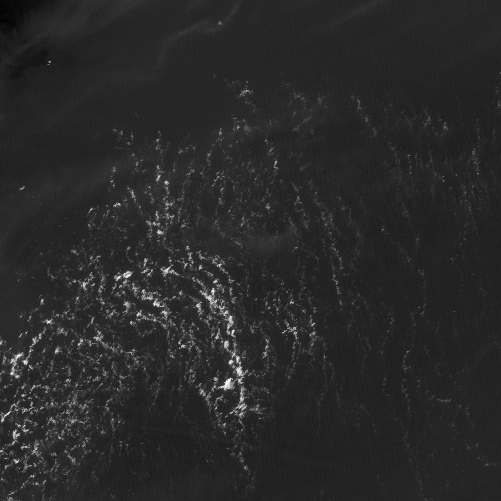
%> input picture Aqua/MODIS_NDVI/2020-06-04-NDVI.tif, 501 x 501 px; its folder holds only this picture in this run
$ octave The_CSLS_model.m   (GNU Octave 9; MATLAB toolbox functions it lacks are replaced by stand-ins)
%> lines starting %> are read from the running program, lines starting %| are printed output that depends on the picture; in (x1, y1, x2, y2) boxes, pixels count from 0 and x2, y2 are one past the last pixel; in counts of white or black regions, pixels touching at a corner belong together; the program's own positions count from 1
### CSLS.m
function [phi,D_alpha,D_beta,sigma] = CSLS(phi,epsilon,I,F_rho,G_rho,D_alpha,D_beta,sigma,timestep_T,k)
%========================================================
% Iterations of the level set function
% _______________________________________________________
% Input parameter
% phi: level set function
% epsilon: constant value
% I:input image
% F_rho: constant function
% G_rho: gaussian kernel function
% D_alpha: deformation of neighborhood characterization term
% D_beta: deformation of edge preservation term
% sigma: intensity deviation of neighborhood characterization term
% timestep_T: time step of level set iteration
% k: empirical scaling parameter
%
% M: two-dimension membership function
% C_alpha: clean image of neighborhood characterization term
% C_beta: clean image of edge preservation term
%
%Author. Meng Dongdong
%     Department of Physics
%     Ocean University of China,College of Information S&E
%     Qingdao.China
%Version:1.0 Data: May 2.2019
%========================================================
M = update_M(phi,epsilon);

C_alpha = update_C(I,F_rho,M,D_alpha);
C_beta  = update_C(I,G_rho,M,D_beta);

D_alpha = update_Dalpha(I,F_rho,M,C_alpha,sigma);
D_beta  = update_Dbeta(I,G_rho,M,C_beta);

sigma = update_sigma(I,D_alpha,F_rho,C_alpha,M);

e = update_e(I,F_rho,G_rho,sigma,D_alpha,D_beta,C_alpha,C_beta,k);
phi = update_phi(phi,e,timestep_T,epsilon);

%--------Update the clean image J----------------
function C = update_C(I,K,M,D)
[row,col,dim] = size(M);
for i = 1:dim
    Top = conv2(D,K,'same').*I.*M(:,:,i);
    Bottom = conv2(D.^2,K,'same').*M(:,:,i);
    de = sum(sum(Bottom));
    de = de+(de==0)*eps;
    C(1:row,1:col,i) = sum(sum(Top))/de;         % Eq.(17)
end

%--------Update the deformation D_alpha----------------
function Dalpha = update_Dalpha(I,K,M,C,sigma)
[row,col,dim] = size(M);
J1 = zeros(row,col);
J2 = J1;
for i = 1:dim
    csi  = C(:,:,i)./sigma(:,:,i);
    c2si = C(:,:,i).^2./sigma(:,:,i);
    J1 = J1 + conv2(I.*M(:,:,i),K,'same').*csi;
    J2 = J2 + conv2(M(:,:,i),K,'same').*c2si;
end
Dalpha = J1./(J2+(J2==0).*eps);                    % Eq.(19)

%--------Update the deformation D_beta----------------
function Dbeta = update_Dbeta(I,G,M,C)
[row,col,dim] = size(M);
J1 = zeros(row,col);
J2 = J1;
for i = 1:dim
    csi  = C(:,:,i);
    c2si = C(:,:,i).^2;
    J1 = J1 + conv2(I.*M(:,:,i),G,'same').*csi;
    J2 = J2 + conv2(M(:,:,i),G,'same').*c2si;
end
Dbeta = J1./(J2+(J2==0).*eps);                     % Eq.(19)

%--------Update the intensity deviation sigma----------------
function sigma = update_sigma(I,D,F,C,M)
[row,col,dim] = size(C);
I2 = I.^2;
for i = 1:dim
    MI1F = conv2(M(:,:,i).*I2,F,'same');
    DC = D.*(C(:,:,i));
    DCMIF = -2*DC.*conv2(M(:,:,i).*I,F,'same');
    DC2MF = DC.^2.*conv2(M(:,:,i),F,'same');
    Top = sum(sum(MI1F+DCMIF+DC2MF));
    Buttom = conv2(M(:,:,i),F,'same');
    de =  sum(sum(Buttom));
    de  = de + (de==0)*eps;
    sigma(1:row,1:col,i) = Top/de;                 % Eq.(21)
end

%--------Update the intermediate level set function----------------
function phi = update_phi(phi,e,timestep_T,epsilon)
phi = NeumannBoundCond(phi);
DiracF = Dirac(phi,epsilon);
F = e(:,:,2)-e(:,:,1);
phi = phi + timestep_T*(F.*DiracF);                      % Eq.(22)

function e = update_e(I,F_rho,G_rho,sigma,D_alpha,D_beta,C_alpha,C_beta,k)
[row,col,dim] = size(sigma);
sigma = sqrt(sigma);
for i = 1:dim
    E_nc1 = I.^2.*conv2(1./(sigma(:,:,i).^2),F_rho,'same');
    E_nc2 = -2*C_alpha(:,:,i).*I.*conv2(D_alpha./(sigma(:,:,i).^2),F_rho,'same');
    E_nc3 = C_alpha(:,:,i).^2.*conv2(D_alpha.^2./(sigma(:,:,i).^2),F_rho,'same');
    E_ep1 = I.^2.*conv2(1,G_rho,'same');
    E_ep2 = -2*C_beta(:,:,i).*I.*conv2(D_beta,G_rho,'same');
    E_ep3 = C_beta(:,:,i).^2.*conv2(D_beta.^2,G_rho,'same');
    e(:,:,i) = conv2(log(sigma(:,:,i)),F_rho,'same')+...
        (E_nc1+E_nc2+E_nc3)./2+k*(E_ep1+E_ep2+E_ep3);   % Eq.(23)
end
%--------Neumann boundary condition----------------
function g = NeumannBoundCond(f)
[nrow,ncol] = size(f);
g = f;
g([1 nrow],[1 ncol]) = g([3 nrow-2],[3 ncol-2]);
g([1 nrow],2:end-1)  = g([3 nrow-2],2:end-1);
g(2:end-1,[1 ncol])  = g(2:end-1,[3 ncol-2]);

%--------Heaviside function----------------
function H = Heaviside(u,epsilon)
H = 0.5*(1+2/pi*atan(u./epsilon));                       % Eq.(13)

%--------Dirac delta function----------------
function DrcU = Dirac(u,epsilon)
DrcU = (epsilon/pi)./(epsilon^2+u.^2);                   % Eq.(24)

%--------Two-dimension membership function----------------
function M = update_M(phi1,epsilon)
phi1=NeumannBoundCond(phi1);
H1 = Heaviside(phi1,epsilon);
M(:,:,1) = H1;
M(:,:,2) = 1-H1;

### Aqua/The_CSLS_model.m
clc;clear all;close all;
%========================================================
% Context-sensitive Level Sets for Green Algae Detection
% _______________________________________________________

% I:input image
% nrow: the number of image rows
% ncol: the number of image columns
% Iteration_number: iteration number
%
% F_rho: constant function
% G_rho: gaussian kernel function
%
% N: the number of disjoint regions in the whole image
% k: empirical scaling parameter
%
% D_alpha: deformation of neighborhood characterization term
% D_beta: deformation of edge preservation term
% sigma: intensity deviation of neighborhood characterization term
%
% m0: constant for initializing level set function
% initialLSF: initialization of the level set function
% phi: level set function
%
% timestep_T: time step of level set iteration
% epsilon: constant value
% timestep_t: time step of regularization
%
% Img: output image
%
%Author. Meng Dongdong
%     Department of Physics
%     Ocean University of China,College of Information S&E
%     Qingdao.China
%Version:1.0 Data: May 2.2019
%========================================================
%addpath('.\image');
%--------Input green algae image----------------
fileFolder=fullfile('Aqua\MODIS_NDVI');
dirOutput=dir(fullfile(fileFolder,'*.tif'));
fileNames={dirOutput.name};
num = size(fileNames,2);
for j = 1:num
    name = fileNames{j};
    im = imread(fullfile(fileFolder,name));
%> im is the input picture: size 501x501 single; min -0.285, max 0.686, mean -0.126
    I_ori = mat2gray(im);
    I_chu = I_ori.*255;
    I = double(I_chu(:,:,1));
    [nrow,ncol] = size(I);
%> nrow = 501; ncol = 501
    set(0,'defaultfigurecolor','w');
    figure;imagesc(I, [0, 255]);title('Green algae image');
    colormap(gray);hold on; axis off;axis equal;
    pause(0.1);
    %---The initialization of context-sensitive level sets---
    Iteration_number = 1500;

    c = 11;
    F_rho = ones(c);                                     % Eq.(7)
    gamma = 13;
    G_rho=fspecial('gaussian',round(2*gamma)*2+1,gamma); % Eq.(10)

    N = 2;
    k = 2;                 %value belongs to  [0,2]
    %-------------Initialization---------------------------------
    D_alpha(1:nrow,1:ncol) = 1;
%> D_alpha: size 501x501 double; every value is 1
    D_beta(1:nrow,1:ncol) = 1;
    for i = 1:N
        sigma(1:nrow,1:ncol,i) = i;
    end

    m0 = 0.001;
    initialLSF = ones(size(I(:,:,1))).*m0;               % Eq.(15)
%> initialLSF: size 501x501 double; every value is 0.001
     initialLSF(100:400,100:400) = -m0;
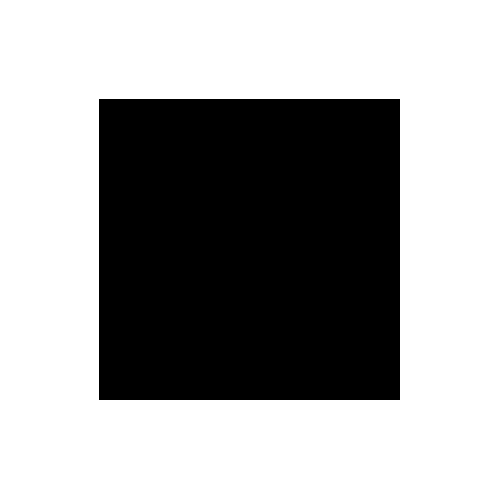
%> initialLSF: size 501x501 double; values -0.001 (black) and 0.001 (white), 63.9% white; 1 black region, box (x1, y1, x2, y2) and area: (99, 99, 400, 400) 90601
    phi = initialLSF;
    %--------------------------------------------
    timestep_T = 0.1;                                    %value belongs to  [0,1]
    epsilon = 1;
    timestep_t = 0.1;                                    %value belongs to  [0,1]

    hold on;
    [c,h] = contour(phi,[0 0],'r');
%> c = 1206 columns, first 8: [0 99.5 100 101 102 103 104 105; 1205 100 99.5 99.5 99.5 99.5 99.5 99.5]; h = -40.53
    title('Initialization of the level set function');
    pause(0.1);

    %--------Iterations of the level set function----------------
    for i = 1:Iteration_number
%> (the run ends here)
